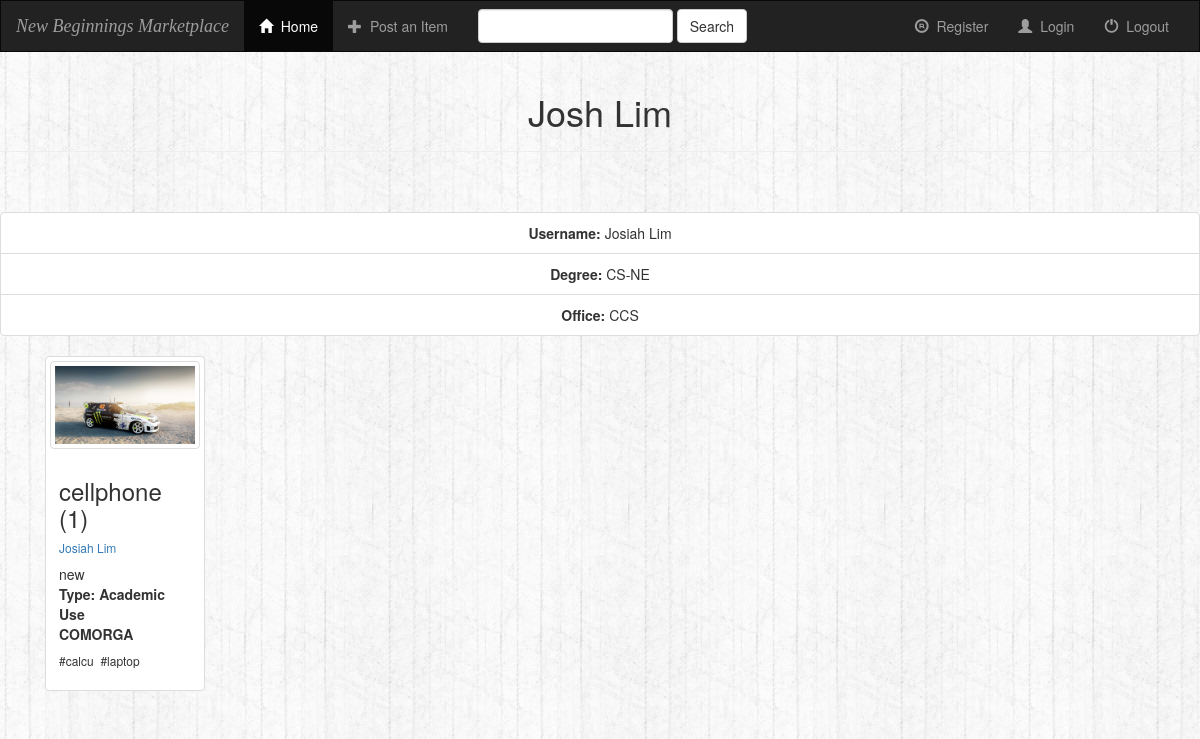
The page /home/12/ on the database its author committed.
### home/models.py (models this page shows, shortened)
class User(models.Model):
    username = models.CharField(max_length=21)
    password = models.CharField(max_length=26)
    name = models.CharField(max_length=100)
    degree = models.CharField(max_length=100, blank=True, help_text='Leave blank if personnel/faculty')
    office = models.CharField(max_length=100, blank=True, help_text='Leave blank if student')
    def __str__(self):
        return self.username

class Item(models.Model):
    userName = models.ForeignKey(User, on_delete=models.CASCADE)
    name = models.CharField(primary_key=True, max_length=300)
    photo = models.FileField()
    quantity = models.PositiveIntegerField(default=1)
    condition = models.CharField(max_length=200)
    itemType = models.CharField(max_length=100, choices=item_Type, default='Academic Use')
    courseName = models.CharField(max_length=100, blank=True, help_text='Leave blank if Office Use')
    pub_date = models.DateTimeField('date published')

class Tags(models.Model):
    name = models.ForeignKey(Item, on_delete=models.CASCADE)
    tag = models.CharField(max_length=100)

### home/views.py (the view)
# urls.py: url(r'^(?P<username_id>[0-9]+)/$', views.profile, name='profile'),
def profile(request, username_id):
    user = get_object_or_404(User, pk=username_id)
    latest_item_list = Item.objects.order_by('-pub_date')
    latest_tag_list = Tags.objects.all()
    context = {'user': user,
               'latest_item_list': latest_item_list,
               'latest_tag_list': latest_tag_list,
               }
    return render(request, 'home/profile.html', context)

### home/templates/home/profile.html (shortened to what this page needs)
{% extends 'home/base_template.html' %}
{% block body %}
    <div class="page-header">
        <center><h1>{{ user.name }}</h1></center>
    </div>
    <br/><br/>
    <center>
    <ul class="list-group">
        <li class="list-group-item"><b>Username:</b> {{ user.username }}</li>
        <li class="list-group-item"><b>Degree:</b> {{ user.degree }}</li>
        <li class="list-group-item"><b> Office:</b> {{ user.office }}</li>
    </ul>
    </center>
    <div class="container">
        {% for item in latest_item_list %}
            {% if item.userName.id == user.id %}
                <div class="col-md-2">
                  <div class="thumbnail">
                    <a href="#"><img src="{{ item.photo.url }}" class="img-thumbnail" /></a>
                    <div class="caption">
                    <h3>{{ item.name }} ({{ item.quantity }})</h3>
                      <h6><a href="/home/{{ item.userName.id }}/">{{ item.userName }}</a></h6>
                    <p>{{ item.condition }}<br/>
                        <b>Type: {{ item.itemType }}</b>
                        <br/>
                        <b>{{ item.courseName }}</b></p>
                      <h6>
                      {% for tags in latest_tag_list %}
                          {% if tags.itemName.id == item.id %}
                            #{{ tags.tag }}&nbsp;
                          {% endif %}
                      {% endfor %}
                      </h6>
                    </div>
                  </div>
                </div>
            {% endif %}
        {% endfor %}
    </div>
{% endblock %}

### home/static/home/style.css (style rules this page uses)
body { background: url(/images/background.jpg); }

### rows shown on the page
User: name "Josh Lim", username "Josiah Lim", degree "CS-NE", office "CCS"
Item: photo (picture), name "cellphone", quantity "1", userName "Josiah Lim", condition "new", itemType "Academic Use", courseName "COMORGA"
Tags: tag "calcu"
Tags: tag "laptop"
